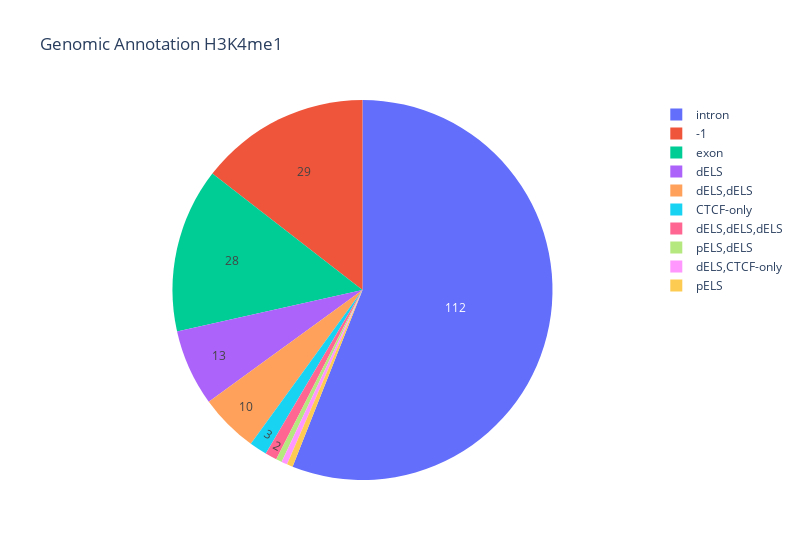

The cell this chart's notebook holds for it:
### Markdown cell above
![image.png](attachment:image.png)

### Code cell
fig = px.pie(x.replace('gene', 'intron'), names='ann', title='Genomic Annotation H3K4me1', width=800)
fig.update_traces(hoverinfo='percent+value',textinfo='value')
fig.update_traces(textposition='inside')
fig.update_layout(uniformtext_minsize=12, uniformtext_mode='hide')
fig.show()

### Figure 1 — Plotly figure (JSON) as saved in the notebook; plotly's stock layout.template omitted (floating-point values rounded to 4 significant figures)
{"data": [{"domain": {"x": [0, 1], "y": [0, 1]}, "hoverinfo": "percent+value", "hovertemplate": "ann=%{label}<extra></extra>", "labels": [["-1"], ["-1"], ["-1"], ["dELS", "dELS", "dELS"], ["-1"], ["CTCF-only"], ["-1"], ["dELS", "dELS"], ["-1"], ["dELS", "dELS"], ["dELS"], ["-1"], ["dELS"], ["-1"], ["CTCF-only"], ["-1"], ["-1"], ["-1"], ["pELS", "dELS"], ["-1"], ["dELS"], ["-1"], ["dELS", "dELS"], ["CTCF-only"], ["dELS", "dELS"], ["-1"], ["-1"], ["-1"], ["dELS"], ["dELS", "dELS"], ["dELS"], ["dELS", "dELS"], ["dELS", "CTCF-only"], ["-1"], ["-1"], ["-1"], ["-1"], ["-1"], ["pELS"], ["dELS"], ["-1"], ["-1"], ["dELS", "dELS"], ["-1"], ["dELS"], ["-1"], ["dELS", "dELS"], ["-1"], ["dELS"], ["-1"], ["dELS", "dELS"], ["dELS"], ["-1"], ["dELS", "dELS", "dELS"], ["dELS"], ["dELS"], ["-1"], ["dELS", "dELS"], ["dELS"], ["dELS"], "exon", "exon", "exon", "exon", "exon", "exon", "exon", "exon", "exon", "exon", "exon", "exon", "exon", "exon", "exon", "exon", "exon", "exon", "exon", "exon", "exon", "exon", "exon", "exon", "exon", "exon", "exon", "exon", "intron", "intron", "intron", "intron", "intron", "intron", "intron", "intron", "intron", "intron", "intron", "intron", "intron", "intron", "intron", "intron", "intron", "intron", "intron", "intron", "intron", "intron", "intron", "intron", "intron", "intron", "intron", "intron", "intron", "intron", "intron", "intron", "intron", "intron", "intron", "intron", "intron", "intron", "intron", "intron", "intron", "intron", "intron", "intron", "intron", "intron", "intron", "intron", "intron", "intron", "intron", "intron", "intron", "intron", "intron", "intron", "intron", "intron", "intron", "intron", "intron", "intron", "intron", "intron", "intron", "intron", "intron", "intron", "intron", "intron", "intron", "intron", "intron", "intron", "intron", "intron", "intron", "intron", "intron", "intron", "intron", "intron", "intron", "intron", "intron", "intron", "intron", "intron", "intron", "intron", "intron", "intron", "intron", "intron", "intron", "intron", "intron", "intron", "intron", "intron", "intron", "intron", "intron", "intron", "intron", "intron", "intron", "intron", "intron", "intron", "intron", "intron"], "legendgroup": "", "name": "", "showlegend": true, "textinfo": "value", "textposition": "inside", "type": "pie"}], "layout": {"legend": {"tracegroupgap": 0}, "title": {"text": "Genomic Annotation H3K4me1"}, "uniformtext": {"minsize": 12, "mode": "hide"}, "width": 800}}
